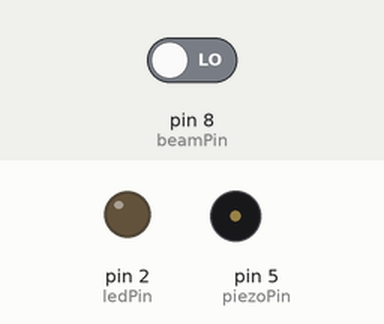
Bench run of a sketch on a simulated Arduino Uno, built with avr-gcc and run on an emulated ATmega328P. Parts: output pins drawn as LEDs (lit = HIGH), buzzer (waves = sounding). The inputs (shaded band) are chosen by the test bench; at power-on: pin 8 (beamPin) LOW.

Above: at 1.8 s.
1.9 s: pin 8 (beamPin) driven HIGH
At 2.06 s:
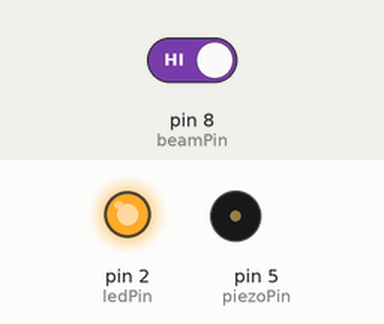
Timing chart, 0 to 2.0 s (numbered marks = the images above; inputs shaded):
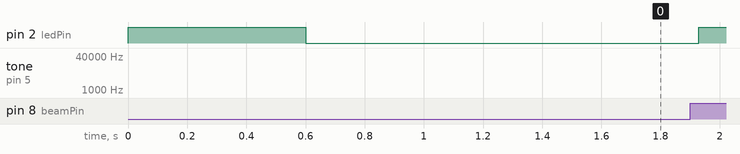

The sketch:

ProBeams.ino
```cpp
// (licence header left out)
const int ledPin = 2; //for RED indicator LED
const int beamPin = 8; //beam
int piezoPin = 5;
long currentMillis = 0;
long previousMillis = 0;

void setup() {
  Serial.begin(9600);
  pinMode(ledPin, OUTPUT);
  pinMode(beamPin, INPUT);
  //test LED:
    for (int i = 0; i < 3; i++) {
      digitalWrite(ledPin, HIGH);
      delay(200);
      digitalWrite(ledPin, LOW);
    }
}

void loop() {
int reading = digitalRead(beamPin);
  if (millis() - previousMillis > 50) { //only check every 50ms? seems to work great!
    if (reading==HIGH) {
      digitalWrite(ledPin, HIGH); //switch on LED if triggered
      for(int i = 0; i < 5000; i++){
      tone(piezoPin, 1000*i, 5000);
      tone(piezoPin, 200, 5000);
      tone(piezoPin, 300000, 5000);
      }
      //crazy long alarm beeps:
     for(int i = 0; i < 20; i++){
      tone(piezoPin, 1000*i, 5000);
      delay(5000);
      tone(piezoPin, 200, 50000);
     tone(piezoPin, 300000, 500);
      }
       } else {
//      digitalWrite(ledPin, LOW); //if you want the LED to switch off after it is triggered. Otherwise the LED stays on.
    }
    previousMillis = millis();
  }
}
```
